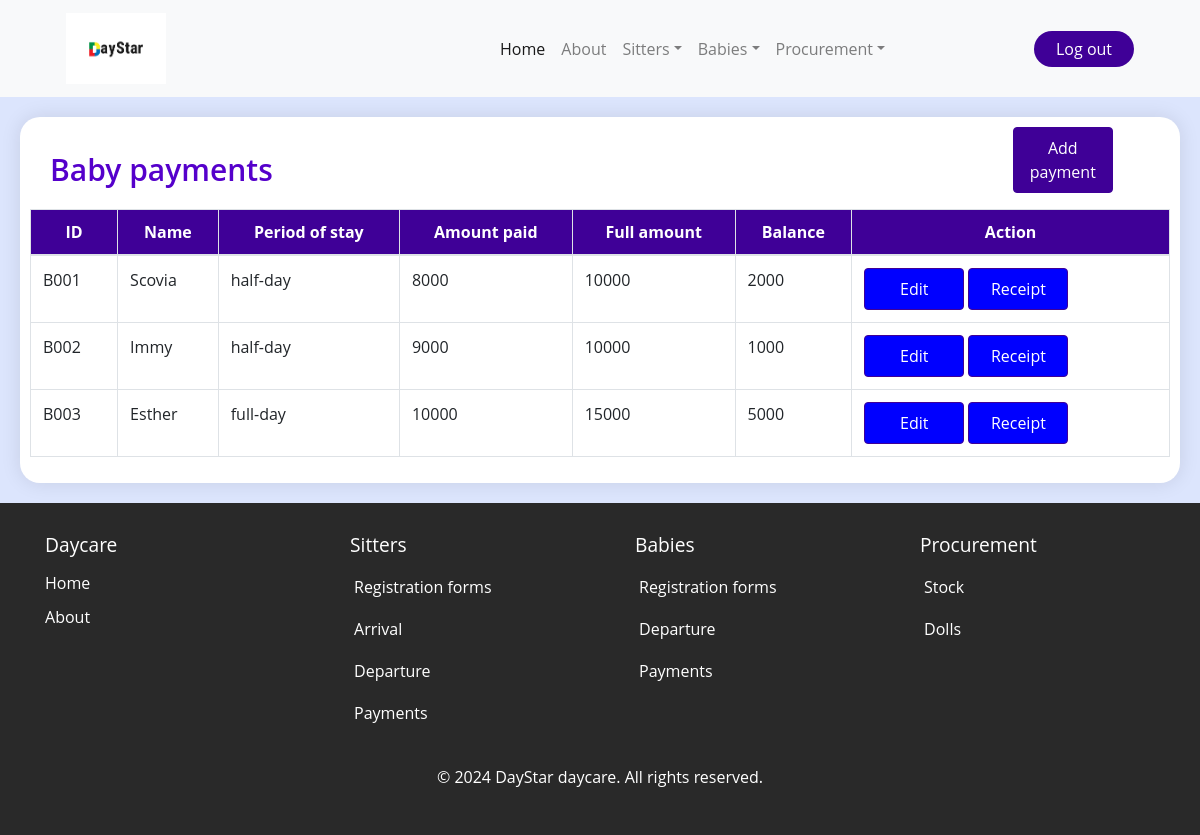
The page /baby_pay/ (signed in) on the database its author committed.
### daystarApp/models.py (models this page shows, shortened)
class BabyPayment(models.Model):
    baby_id = models.AutoField(primary_key=True)
    name_of_baby = models.ForeignKey(Baby, on_delete=models.CASCADE)
    period_of_stay = models.CharField(choices=[('half-day', 'Half-day'),('full-day', 'Full-day'),('monthly-halfday','Monthly-halfday'),('monthly-fullday','Monthly-fullday')], max_length=100)
    amount_paid = models.IntegerField(default=0)
    original_amount = models.IntegerField(default=0)
    date = models.DateField(default=timezone.now)
    parent_name = models.CharField(max_length=20)
    amount_due = models.IntegerField(default=0)
    def baby_payment(self):
        b_payment = self.original_amount - self.amount_paid
        return int(b_payment)

class Baby(models.Model):
    baby_id = models.AutoField(primary_key=True)
    baby_name = models.CharField( max_length=20)
    baby_gender = models.CharField( max_length=20 )
    date_of_birth = models.DateField( default=timezone.now)
    baby_location = models.CharField( max_length=20)
    parents_name = models.CharField( max_length=20)
    period_of_stay = models.CharField(choices=[('half-day', 'Half-day'),('full-day', 'Full-day')], max_length=100)
    registration_date = models.DateField(default=timezone.now)
    baby_bringer = models.CharField( max_length=20)
    time_in = models.TimeField()
    Assigned_to=models.ForeignKey(Sitter_arrival,on_delete=models.CASCADE)
    def __str__(self):
        return self.baby_name

### daystarApp/views.py (the view)
# urls.py: path('baby_pay/', views.baby_pay, name='baby_pay'),
@login_required
def baby_pay(request):
    baby_payment = BabyPayment.objects.all()
    return render(request, 'daystarApp/baby_pay.html', {'baby_payment':baby_payment})

### daystarApp/templates/daystarApp/baby_pay.html (shortened to what this page needs)
{% extends 'daystarApp/base.html' %}
{% load static %}
{% block content %}
<div class="table-container">
    <div class="table-responsive">
        <div class="title-button-container">
            <h4 class="mb-3">Baby payments</h4>
            <a href="/add_baby_payment" class="btn btn-primary mb-3" style="margin-left:700px; width:100px;">Add payment</a>
        </div>
        <table class="table table-bordered table-hover">
            <thead class="table-head">
                <tr>
                    <th scope="col">ID</th>
                    <th scope="col">Name</th>
                    <th scope="col">Period of stay</th>
                    <th scope="col">Amount paid</th>
                    <th scope="col">Full amount</th>
                    <th scope="col">Balance</th>
                    <th scope="col">Action</th>
                </tr>
            </thead>
            <tbody>
                {% for baby in baby_payment %}
                <tr style="background-color: white;">
                    <td>B00{{ baby.baby_id }}</td>
                    <td>{{ baby.name_of_baby }}</td>
                    <td>{{ baby.period_of_stay }}</td>
                    <td>{{ baby.amount_paid }}</td>
                    <td>{{ baby.original_amount }}</td>
                    <td>{{ baby.baby_payment }}</td>
                    <td>
                        <div>
                          <a href="/edit_baby_payment/{{ baby.baby_id }}" class="btn btn-primary" style="background-color: blue;">Edit</a>
                          <a href="/baby_receipt/" class="btn btn-primary" style="background-color: blue;">Receipt</a>
                        </div>
                    </td>
                </tr>
                {% endfor %}
            </tbody>
        </table>
    </div>
</div>
{% endblock %}

### static/css/home.css (style rules this page uses)
* { margin: 0; padding: 0; box-sizing: border-box; font-family: "Open Sans", Helvetica, Arial, sans-serif; }
:root { --background-color1: #fafaff; --background-color2: #ffffff; --background-color3: #ededed; --background-color4: #cad7fda4; --primary-color: #4b49ac; --secondary-color: #0c007d; --Border-color: #3f0097; --one-use-color: #3f0097; --two-use-color: #5500cb; }
body { background-color: var(--background-color4); max-width: 100%; overflow-x: hidden; }

### daystarApp/templates/daystarApp/baby_pay.html (style rules this page uses)
.table-container { box-shadow: 0 0 20px rgba(0, 0, 0, 0.1); overflow-x: auto; max-width: 100%; background-color: white; border-radius: 20px; padding: 10px; margin: 20px; }
.table-bordered th, .table-bordered td { border: 1px solid #dee2e6; }
.table-head { background: #3f0097; color: white; font-weight: bold; }
.table-head th { padding: 10px; text-align: center; }
.mb-3 { margin-bottom: 3rem; }
.btn-primary { color: #fff; background-color: #3f0097; border-color: #3f0097; padding: 8px; width: 100px; }
h4 { color: #0C356A; margin: 5px 20px 5px 0; }
.title-button-container { display: flex; align-items: center; gap: 20px; }
h4 { text-align: center; font-size: 30px; font-weight: 600; color: #5500cb; margin: 20px; }

### rows shown on the page
BabyPayment: baby_id "1", name_of_baby "Scovia", period_of_stay "half-day", amount_paid "8000", original_amount "10000", baby_payment "2000"
BabyPayment: baby_id "2", name_of_baby "Immy", period_of_stay "half-day", amount_paid "9000", original_amount "10000", baby_payment "1000"
BabyPayment: baby_id "3", name_of_baby "Esther", period_of_stay "full-day", amount_paid "10000", original_amount "15000", baby_payment "5000"
